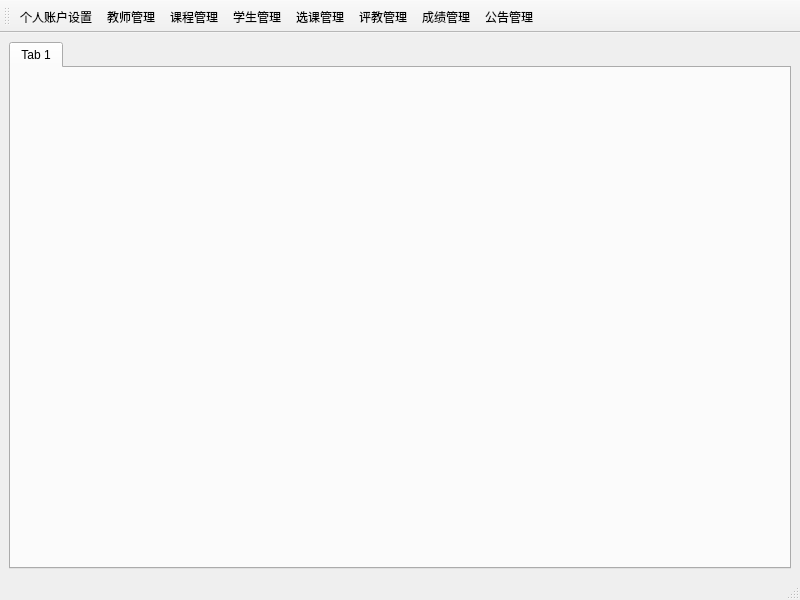
<?xml version="1.0" encoding="UTF-8"?>
<ui version="4.0">
 <class>AdminWindow</class>
 <widget class="QMainWindow" name="AdminWindow">
  <property name="geometry">
   <rect>
    <x>0</x>
    <y>0</y>
    <width>800</width>
    <height>600</height>
   </rect>
  </property>
  <property name="windowTitle">
   <string>教务管理系统    管理员端</string>
  </property>
  <widget class="QWidget" name="centralwidget">
   <layout class="QGridLayout" name="gridLayout">
    <item row="0" column="0">
     <widget class="QTabWidget" name="tabWidget">
      <property name="currentIndex">
       <number>0</number>
      </property>
      <widget class="QWidget" name="tab">
       <attribute name="title">
        <string>Tab 1</string>
       </attribute>
      </widget>
     </widget>
    </item>
   </layout>
  </widget>
  <widget class="QStatusBar" name="statusbar"/>
  <widget class="QToolBar" name="toolBar">
   <property name="windowTitle">
    <string>toolBar</string>
   </property>
   <attribute name="toolBarArea">
    <enum>TopToolBarArea</enum>
   </attribute>
   <attribute name="toolBarBreak">
    <bool>false</bool>
   </attribute>
   <addaction name="personalAccountSettings"/>
   <addaction name="teacherManagement"/>
   <addaction name="courseManagement"/>
   <addaction name="studentManagement"/>
   <addaction name="courseSelectionManagement"/>
   <addaction name="teachingEvaluationManagement"/>
   <addaction name="gradeManagement"/>
   <addaction name="announcementManagement"/>
  </widget>
  <action name="personalAccountSettings">
   <property name="text">
    <string>个人账户设置</string>
   </property>
  </action>
  <action name="teacherManagement">
   <property name="text">
    <string>教师管理</string>
   </property>
  </action>
  <action name="studentManagement">
   <property name="text">
    <string>学生管理</string>
   </property>
  </action>
  <action name="courseManagement">
   <property name="text">
    <string>课程管理</string>
   </property>
  </action>
  <action name="teachingEvaluationManagement">
   <property name="text">
    <string>评教管理</string>
   </property>
  </action>
  <action name="courseSelectionManagement">
   <property name="text">
    <string>选课管理</string>
   </property>
  </action>
  <action name="gradeManagement">
   <property name="text">
    <string>成绩管理</string>
   </property>
  </action>
  <action name="announcementManagement">
   <property name="text">
    <string>公告管理</string>
   </property>
  </action>
 </widget>
 <resources/>
 <connections/>
</ui>
